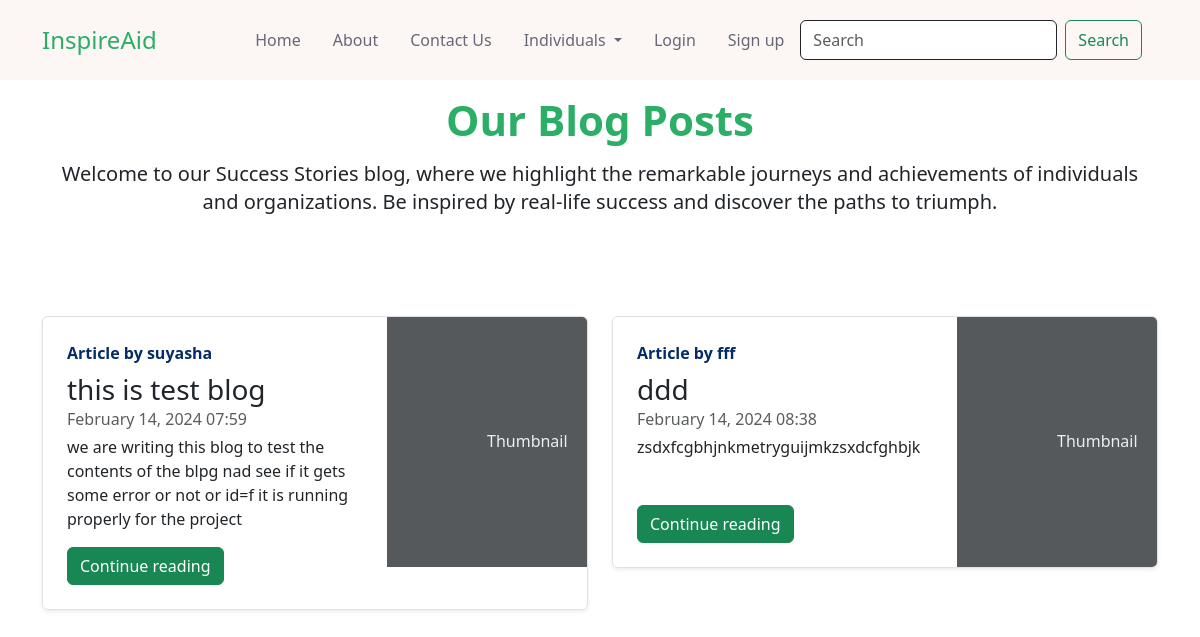
/blog/bloghome/, run on an earlier commit of the app's database.
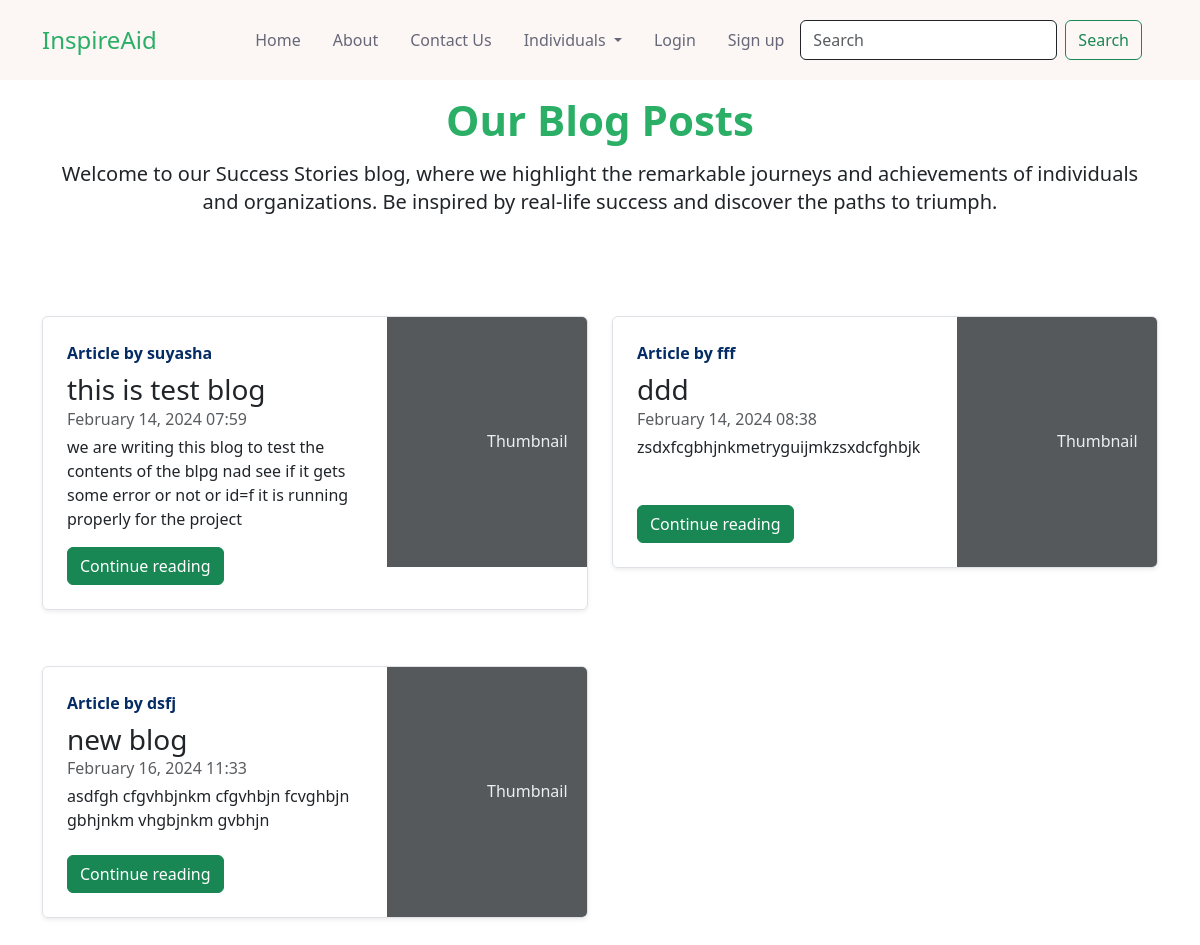
And on a later commit of the database.
### blog/models.py (models this page shows, shortened)
class Post(models.Model):
    sno = models.AutoField(primary_key=True)
    title=models.CharField(max_length=255)
    content=models.TextField()
    author=models.CharField(max_length=13)
    slug=models.CharField(max_length=130,unique=True, blank=True)
    timestamp=models.DateTimeField(auto_now_add=True, blank=True)

### blog/views.py (the view)
# urls.py: path('bloghome/',views.bloghome, name='bloghome'),
def bloghome(request):
    allPosts=Post.objects.all()
    context= {'allPosts': allPosts}
    return render(request,'blog/bloghome.html',context)

### templates/blog/bloghome.html (shortened to what this page needs)
{% extends "base.html" %}
{% block extrastyles %}
    {% load static %}
    <link rel="stylesheet" type="text/css" href="{% static 'contact.css' %}">
{% endblock extrastyles %}
{% block body %}
<div class="container mb-4" style="margin-top: 8%;">
    <div class="row text-header text-center" style="margin-bottom: 50px;">
        <div class="col-12 section-intro">
            <h1 style="color: #2BAE66;font-size: 42px; font-weight: 700;line-height: 48px; padding-bottom: 8px;"> Our Blog Posts</h1>
            <p style="font-size: 20px; font-weight: 400; line-height: 28px;color: var(--gray-1);padding-bottom: 10px;">Welcome to our Success Stories blog, where we highlight the remarkable journeys and achievements of individuals and organizations. Be inspired by real-life success and discover the paths to triumph.</p>
        </div>
    </div>
    <div class="row">
        {% for post in allPosts %}
            <div class="col-md-6 mb-2 mt-4">
                <div class="row g-0 border rounded overflow-hidden flex-md-row mb-4 shadow-sm h-md-250 position-relative">
                    <div class="col p-4 d-flex flex-column position-static">
                        <strong class="d-inline-block mb-2 text-primary-emphasis">Article by {{post.author}}</strong>
                        <h3 class="mb-0">{{post.title}}</h3>
                        <div class="mb-1 text-body-secondary">{{ post.timestamp|date:"F j, Y H:i" }}</div>
                        <p class="card-text mb-auto">{{post.content| truncatechars:300}}</p>
                        <div class="mt-3">
                            <a href="/blog/{{post.slug}}" role="button" class="btn btn-success">Continue reading</a>
                        </div>
                    </div>
                    <div class="col-auto d-none d-lg-block">
                        <svg class="bd-placeholder-img" width="200" height="250" xmlns="http://www.w3.org/2000/svg" role="img" aria-label="Placeholder: Thumbnail" preserveAspectRatio="xMidYMid slice" focusable="false"><title>Placeholder</title><rect width="100%" height="100%" fill="#55595c"></rect><text x="50%" y="50%" fill="#eceeef" dy=".3em">Thumbnail</text></svg>
                    </div>
                </div>
            </div>
        {% endfor %}
    </div>
</div>
{% endblock body %}

What changed in the data, as far as the page shows it:
added Post: author "dsfj", title "new blog", timestamp "February 16, 2024 11:33", content "asdfgh cfgvhbjnkm cfgvhbjn fcvghbjn gbhjnkm vhgbjnkm gvbhjn"
